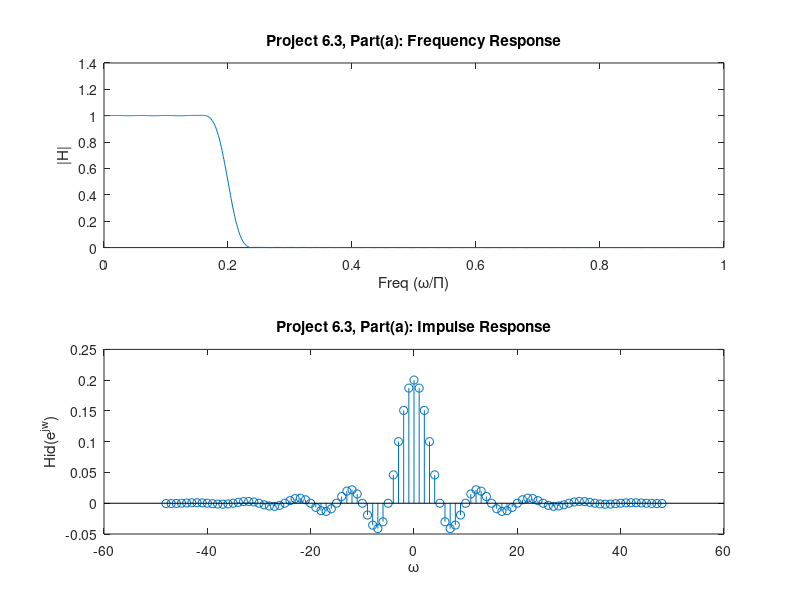

The MATLAB script that drew this image: (Note: this script raises an error after producing the figure.)
%Part 2: Project 6.3, parts (a)
N = 1024;
load protoh

%[H omega] = freqz(h,1,N);
[H omega] = freqz(h,1,N);

%calculate Hid
Hid = (abs(omega) < pi/5);
figure(1)
subplot(211)
plot(omega/pi,abs(H))
title('Project 6.3, Part(a): Frequency Response')
xlabel('Freq (\omega/\Pi)')
ylabel('|H|')
subplot(212)

n = -(length(h)-mod(length(h),2))/2:(length(h)-mod(length(h),2))/2;
stem(n,h)
title('Project 6.3, Part(a): Impulse Response')
xlabel('\omega')
ylabel('Hid(e^{jw})')

if FINALPLOTS
    print -deps proj63PartA.eps
end
